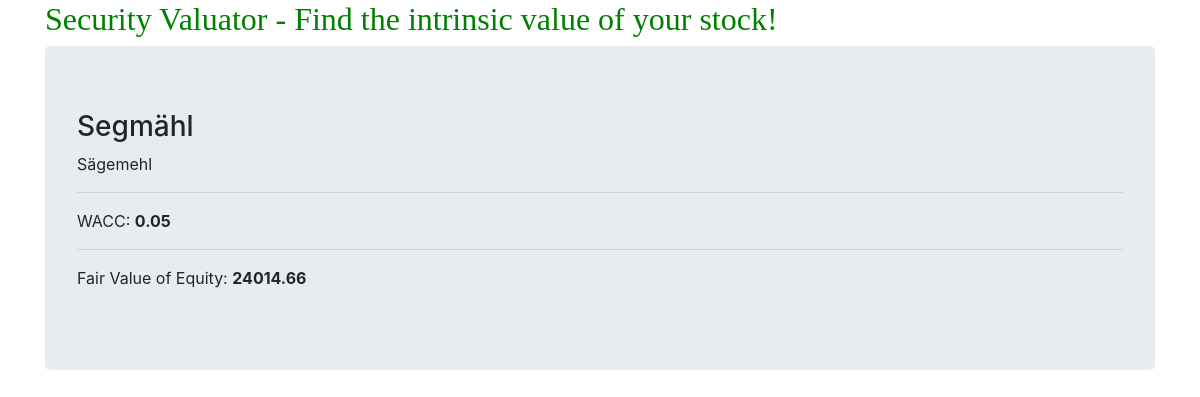
Screenshot of /dcf_calculator/enterprise_database/12 with the database file from the repository.
### dcf_calculator/models.py (models this page shows, shortened)
class Enterprise(models.Model):
    company_name = models.CharField(max_length=200)
    stock_ticker = models.CharField(max_length=200)
    sector = models.CharField(max_length=400, default="all")
    total_cash_flows_operating_activities_sly = models.IntegerField()
    total_cash_flows_operating_activities_ly = models.IntegerField()
    capex_sly = models.IntegerField()
    capex_ly = models.IntegerField()
    revenue_sly = models.IntegerField()
    revenue_ly = models.IntegerField()
    net_income_sly = models.IntegerField()
    net_income_ly = models.IntegerField()
    wacc = models.FloatField(default=0.085) # SP500 average
    perpetual_growth_rate = models.FloatField(default=0.025)
    shares_outstanding = models.IntegerField()
    """data generated in the view"""
    terminal_value = models.FloatField(null=True)
    todays_value = models.FloatField(null=True)
    fair_equity_value = models.FloatField(null=True)
    date_added = models.DateTimeField(default=datetime.datetime.now())

### dcf_calculator/views.py (the view)
# urls.py: path('enterprise_database/<int:id>', views.dynamic_lookup_view, name='enterprise'),
def dynamic_lookup_view(request, id):
    obj = get_object_or_404(Enterprise, id=id)
    context = {
        "object":obj,
    }
    return render(request, 'dcf_calculator/enterprise_detail.html', context)

### dcf_calculator/templates/dcf_calculator/enterprise_detail.html (shortened to what this page needs)
{% extends 'base.html' %}
{% block content %}
<h3> {{ object.company_name }}</h3>
{{ object.sector }}<hr>
<p>
    WACC: <strong> {{ object.wacc }}</strong><br><hr>
    Fair Value of Equity:  <strong>{{ object.fair_equity_value }}</strong>
</p>
{% endblock %}

### rows the page displays
Enterprise: company_name "Segmähl", sector "Sägemehl", wacc "0.05", fair_equity_value "24014.66"
